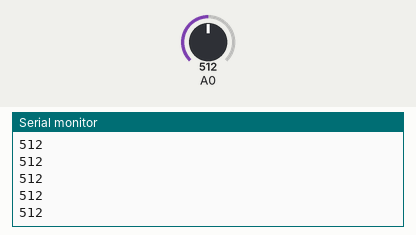
A sketch run on a simulated Arduino Uno, built with avr-gcc and run on an emulated ATmega328P. Parts: the last lines printed to the serial monitor. The inputs (shaded band) are chosen by the test bench; at power-on: A0 = 512.

Above: at 1.2 s.
1.3 s: A0 set to 716
At 2.2 s:
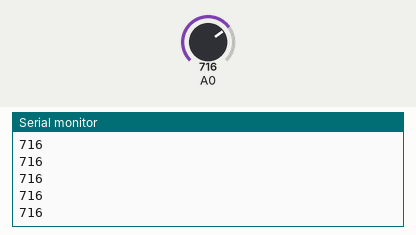
2.8 s: A0 set to 900
At 3.6 s:
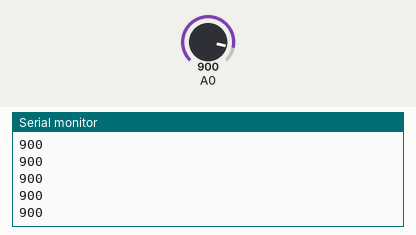
Timing chart, 0 to 5.8 s (numbered marks = the images above; inputs shaded):
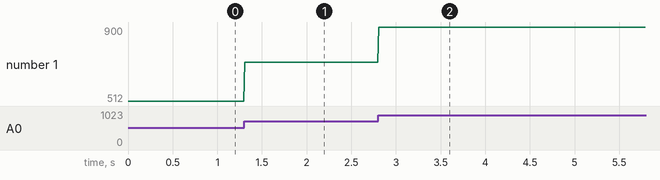

The sketch:

analog_giris.ino
```cpp
int deger = 0;

void setup()
{
  pinMode(A0, INPUT);
  Serial.begin(9600);
}

void loop()
{
  //analogRead() fonksiyonu 0-1024 arasi deger doner
  deger = analogRead(A0);
  Serial.println(deger);
  delay(10);
}
```

Measured:
- after the input at 1.3 s, the serial monitor: prints a new line at once (image 1)
- after the input at 2.8 s, the serial monitor: prints a new line at once (image 2)
- plotted number 1: 512 → 716 after the input at 1.3 s, 716 → 900 after the input at 2.8 s
